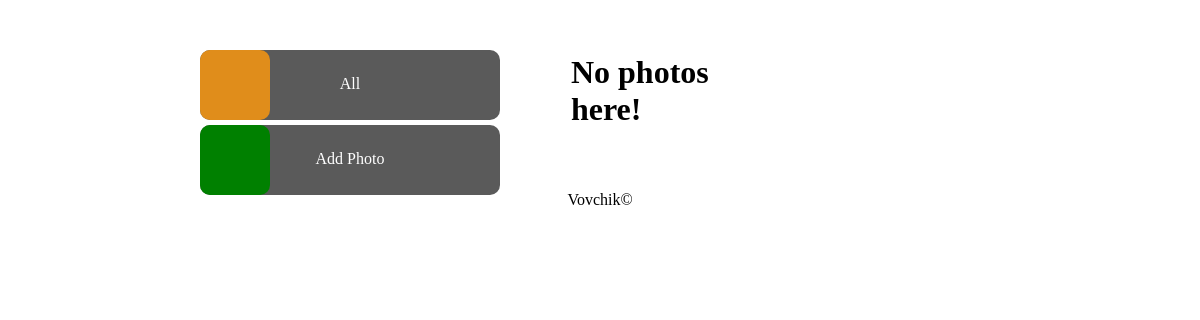
Before: /?category=Nature with the older database file.
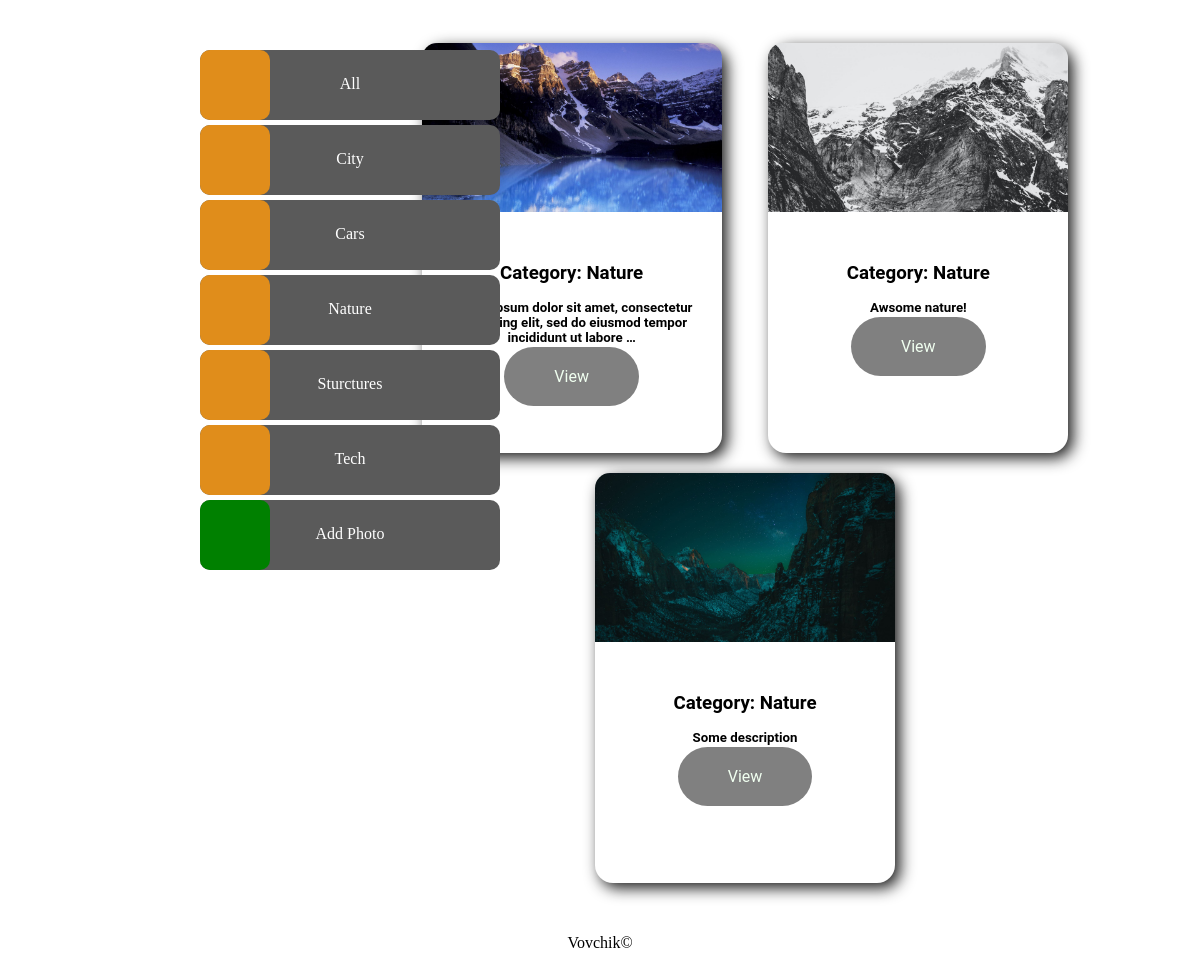
After: the same page with the newer database file.
### base/models.py (models this page shows, shortened)
class Category(models.Model):
    name = models.CharField(max_length=128, null=False, blank=False)
    class Meta:
        verbose_name = ("Category")
        verbose_name_plural = ("Categories")

class Photo(models.Model):
    category = models.ForeignKey(Category, on_delete=models.SET_NULL, null=True, blank=True)
    image = models.ImageField(null=False, blank=False)
    description = models.TextField()
    class Meta:
        verbose_name = ("Photo")
        verbose_name_plural = ("Photos")

### base/views.py (the view)
# urls.py: path('', index, name='index'),
def index(request):
    category = request.GET.get('category')
    if category is None:
        images = Photo.objects.all()
    else:
        images = Photo.objects.filter(category__name=category)
    categories = Category.objects.all()
    context = {'categories': categories, 'images': images}
    return render(request, 'base/index.html', context)

### base/templates/base/index.html (shortened to what this page needs)
{% load static %}
<!DOCTYPE html>
<html lang="en">
  <head>
    <link rel="stylesheet" href="{% static '\base\css\card.css' %}" />
    <link rel="stylesheet" href="{% static '\base\css\style.css' %}" />
  </head>
  <body>
    <div class="container">
      <div class="left-container">
        <div>
          <ul class="categories">
            <li class="var_nav">
              <div class="link_bg"></div>
              <div class="link_title">
                <a href="{% url 'index' %}"><span>All</span></a>
              </div>
            </li>
            {% for category in categories %}
            <li class="var_nav">
              <div class="link_bg"></div>
              <div class="link_title">
                <a href="{% url 'index' %}?category={{ category.name }}"><span>{{ category.name }}</span></a>
              </div>
            </li>
            {% endfor %}
            <li class="var_nav">
              <div class="link_bg col"></div>
              <div class="link_title">
                <a href="{% url 'add_photo' %}"><span>Add Photo</span></a>
              </div>
            </li>
          </ul>
        </div>
      </div>
      <div class="right-container">
        {% for image in images %}
        <div class="card">
          <img class="card-image" src="{{ image.image.url }}" />
          <div class="card-text-category">
            <h3>Category: {{ image.category.name }}</h3>
          </div>
          <div class="card-text-description">
            <h5>{{ image.description | truncatewords:15}}</h5>
            <div class="card-button-block">
              <a class="card-button" href="{% url 'card_view' image.id %}">View</a>
            </div>
          </div>
        </div>
        {% empty %}
        <h1>No photos here!</h1>
        {% endfor %}
      </div>
    </div>
    <footer>
      <p>Vovchik&copy</p>
    </footer>
  </body>
</html>

### base/static/base/css/card.css (style rules this page uses)
.card { display: grid; grid-template-columns: 300px; grid-template-rows: 200px 30px 150px 30px; grid-template-areas: "image" "category" "description" "button"; font-family: roboto; border-radius: 18px; background: white; box-shadow: 5px 5px 15px rgba(0, 0, 0, 0.9); text-align: center; transition: 0.5s ease; margin: 10px; }
.card-image { max-height: 200px; max-width: 300px; object-fit: cover; background-size: cover; grid-area: image; border-top-left-radius: 15px; border-top-right-radius: 15px; }
.card-text-category { grid-area: category; margin-left: 5px; margin-right: 5px; }
.card-text-description { grid-area: description; margin: 5px; }
.card-button-block { grid-area: button; }
.card-button { text-decoration: none; padding: 20px 50px; font-style: 1.25rem; background: grey; color: honeydew; border-radius: 30px; }

### base/static/base/css/style.css (style rules this page uses)
body { display: flex; flex-direction: column; justify-content: center; }
.container { display: flex; max-width: 1440px; margin: 0 auto; }
.left-container { display: flex; justify-content: center; align-items: center; margin: 25px; flex: 1; }
.right-container { margin: 25px; justify-content: space-evenly; flex: 3; display: flex; flex-wrap: wrap; }
.categories { position: fixed; top: 50px; left: 200px; }
footer { margin: 0 auto; }
ul { margin: 0; padding: 0; list-style-type: none; backface-visibility: hidden; }
.var_nav { border-radius: 10px; position: relative; background: #5a5a5a; width: 300px; height: 70px; margin-bottom: 5px; }
.link_bg { border-radius: 10px; width: 70px; height: 70px; position: absolute; background: #e08d1b; color: #fff; z-index: 2; }
.link_title { position: absolute; width: 100%; z-index: 3; }
.col { background: green; }
.link_title > a { display: block; position: absolute; text-decoration: none; color: #fff; width: 100%; height: 70px; text-align: center; }
span { margin-top: 25px; display: block; }

Changed rows visible on the page:
added Category: name "City"
added Category: name "Cars"
added Category: name "Nature"
added Category: name "Sturctures"
added Category: name "Tech"
added Photo: image (picture), category.name "Nature", description "Lorem ipsum dolor sit amet, consectetur adipiscing elit, sed do eiusmod tempor incididunt ut labore …"
added Photo: image (picture), category.name "Nature", description "Awsome nature!"
added Photo: image (picture), category.name "Nature", description "Some description"
Other visible differences:
text no longer shown: "No photos here!"
